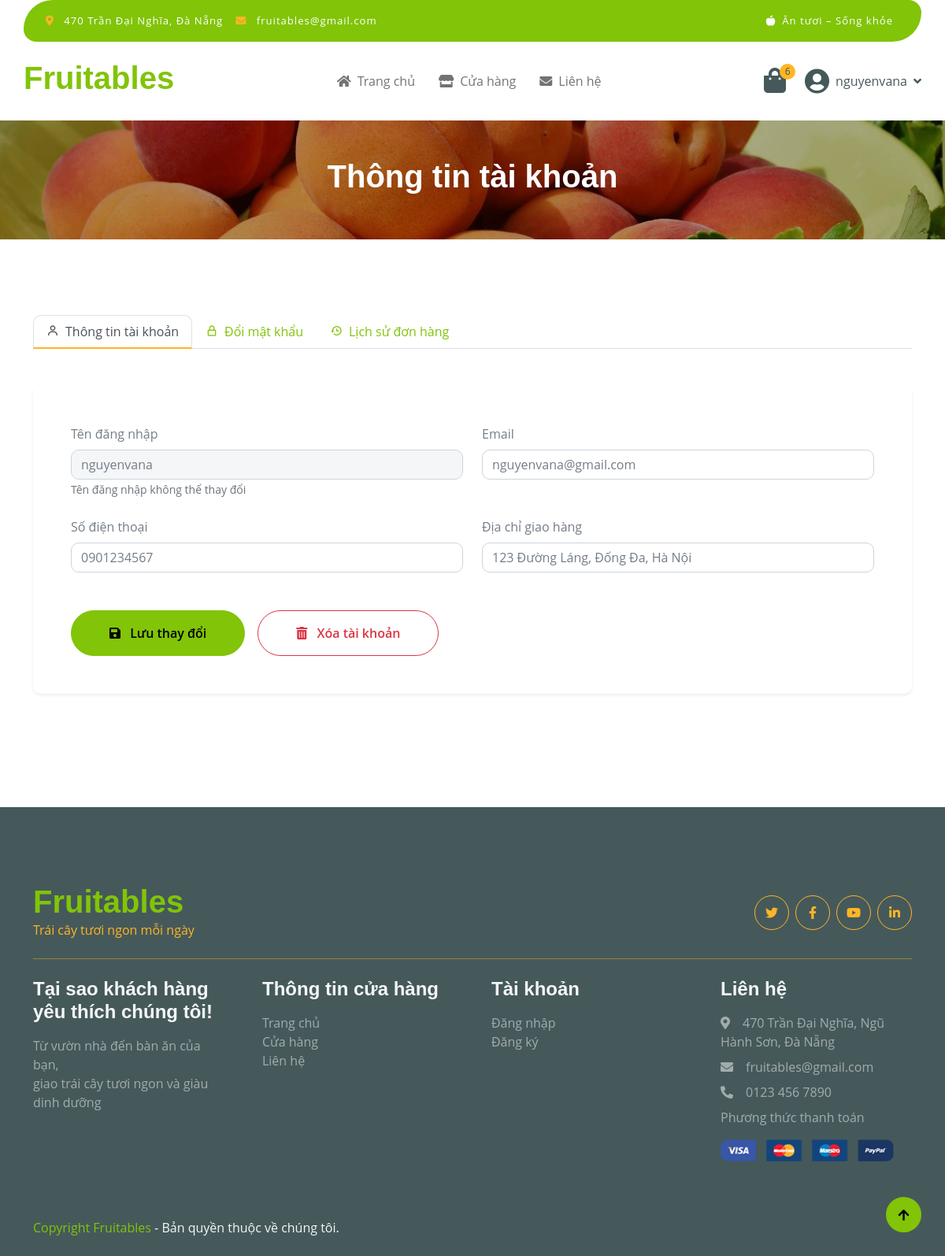
The page /php/customer/user.php (signed in) on the database its author committed.
### tables this page shows
CREATE TABLE `customers` (
  `id` int(11) NOT NULL,
  `user_id` int(11) NOT NULL,
  `phone` varchar(50) DEFAULT NULL,
  `address` varchar(255) DEFAULT NULL
);

CREATE TABLE `users` (
  `id` int(11) NOT NULL,
  `username` varchar(100) NOT NULL,
  `email` varchar(150) NOT NULL,
  `password` varchar(255) NOT NULL,
  `role` enum('admin','customer') DEFAULT 'customer'
);

### php/customer/user.php (the view, shortened to what this page needs)
<?php
require_once '../include/config.php';
$user_id = $_SESSION['user_id'];
$query = "
    SELECT u.username, u.email, c.phone, c.address
    FROM users u
    LEFT JOIN customers c ON u.id = c.user_id
    WHERE u.id = ?
    LIMIT 1
";
$stmt = mysqli_prepare($conn, $query);
mysqli_stmt_bind_param($stmt, "i", $user_id);
mysqli_stmt_execute($stmt);
$result = mysqli_stmt_get_result($stmt);
$user = mysqli_fetch_assoc($result);
?>
<!DOCTYPE html>
<html lang="vi">
<head>
    <link rel="stylesheet" href="https://use.fontawesome.com/releases/v5.15.4/css/all.css" />
    <link href="/shop/css/bootstrap.min.css" rel="stylesheet">
    <link href="/shop/css/style.css" rel="stylesheet">
    <link href='https://unpkg.com/boxicons@2.1.4/css/boxicons.min.css' rel='stylesheet'>
</head>
<body>
    <div class="container-fluid page-header py-5">
        <h1 class="text-center text-white display-6">Thông tin tài khoản</h1>
    </div>
    <div class="container-fluid py-5">
        <div class="container py-5">
            <div class="row g-5">
                <div class="col-lg-12">
                    <ul class="nav nav-tabs mb-5">
                        <li class="nav-item">
                            <a class="nav-link active" href="<?= BASE_URL ?>tai-khoan">
                                <i class='bx bx-user me-2'></i>Thông tin tài khoản
                            </a>
                        </li>
                        <li class="nav-item">
                            <a class="nav-link" href="<?= BASE_URL ?>doi-mat-khau">
                                <i class='bx bx-lock-alt me-2'></i>Đổi mật khẩu
                            </a>
                        </li>
                        <li class="nav-item">
                            <a class="nav-link" href="<?= BASE_URL ?>lich-su-mua-hang">
                                <i class='bx bx-history me-2'></i>Lịch sử đơn hàng
                            </a>
                        </li>
                    </ul>
                    <div class="card border-0 shadow-sm">
                        <div class="card-body p-5">
                            <form method="POST">
                                <div class="row g-4">
                                    <div class="col-md-6">
                                        <label class="form-label fw-semibold">Tên đăng nhập</label>
                                        <input type="text" class="form-control bg-light" value="<?= htmlspecialchars($user['username']) ?>" readonly>
                                        <small class="text-muted">Tên đăng nhập không thể thay đổi</small>
                                    </div>
                                    <div class="col-md-6">
                                        <label class="form-label fw-semibold">Email</label>
                                        <input type="email" name="email" class="form-control" value="<?= htmlspecialchars($user['email']) ?>" required>
                                    </div>
                                    <div class="col-md-6">
                                        <label class="form-label fw-semibold">Số điện thoại</label>
                                        <input type="text" name="phone" class="form-control"
                                            value="<?= htmlspecialchars($user['phone'] ?? '') ?>"
                                            placeholder="Ví dụ: 0905123456">
                                    </div>
                                    <div class="col-md-6">
                                        <label class="form-label fw-semibold">Địa chỉ giao hàng</label>
                                        <input type="text" name="address" class="form-control"
                                            value="<?= htmlspecialchars($user['address'] ?? '') ?>"
                                            placeholder="Ví dụ: 470 Trần Đại Nghĩa, Ngũ Hành Sơn, Đà Nẵng">
                                    </div>
                                </div>
                                <div class="mt-5 d-flex flex-wrap gap-3">
                                    <button type="submit" class="btn btn-primary rounded-pill py-3 px-5">
                                        <i class="fa fa-save me-2"></i> Lưu thay đổi
                                    </button>
                                    <button type="button" class="btn btn-outline-danger rounded-pill py-3 px-5"
                                        data-bs-toggle="modal" data-bs-target="#deleteModal">
                                        <i class="fa fa-trash-alt me-2"></i> Xóa tài khoản
                                    </button>
                                </div>
                            </form>
                        </div>
                    </div>
                </div>
            </div>
        </div>
    </div>
    <a href="#" class="btn btn-primary border-3 border-primary rounded-circle back-to-top">
        <i class="fa fa-arrow-up"></i>
    </a>
</body>
</html>

### css/style.css (style rules this page uses)
.back-to-top { position: fixed; right: 30px; bottom: 30px; display: flex; width: 45px; height: 45px; align-items: center; justify-content: center; transition: 0.5s; z-index: 99; }
.btn { font-weight: 600; transition: .5s; }
.page-header { position: relative; background: linear-gradient(rgba(0, 0, 0, 0.3), rgba(0, 0, 0, 0.3)), url(../img/cart-page-header-img.jpg); background-position: center center; background-repeat: no-repeat; background-size: cover; }
@media (min-width: 992px) { .hero-header, .page-header { margin-top: 152px !important; } }
.nav.nav-tabs .nav-link.active { border-bottom: 2px solid var(--bs-secondary) !important; }

### rows shown on the page
customers: user.username "nguyenvana", email "nguyenvana@gmail.com", phone "0901234567", address "123 Đường Láng, Đống Đa, Hà Nội"

### other values the page prints
$cart_count "6"
$username "nguyenvana"
